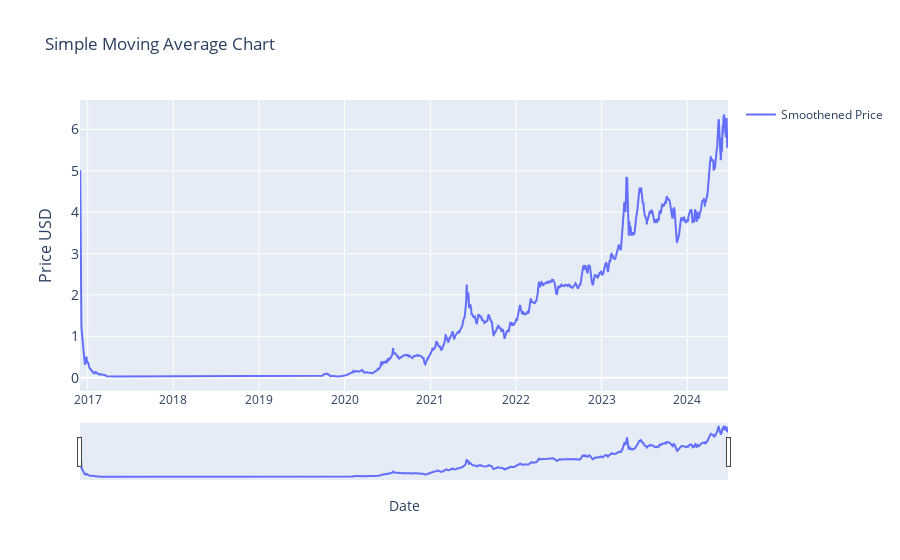

The notebook cell saved with this chart:
### Markdown cell above
### Moving Averages (2)

### Code cell
# # SIMPLE Moving Average (SMA)                            
#  | Part of Moving Averages (2) block


import plotly.graph_objects as go
import pandas as pd
from ipywidgets import interact, DatePicker
import numpy as np

# renames current item to df
df = current_item

# calculates the 7-day moving average. 
# change window = to change period for average.
df['smoothened_price'] = df['price_usd'].rolling(window=2).mean()

# Function to update the graph based on the selected date range
def update_graph(start_date, end_date):
    # Filtering the data based on the date range
    mask = (df.index >= pd.to_datetime(start_date)) & (df.index <= pd.to_datetime(end_date))
    filtered_data = df.loc[mask]

    # Creating the plot
    fig = go.Figure()
    fig.add_trace(go.Scatter(x=filtered_data.index, y=filtered_data['smoothened_price'], mode='lines', name='Smoothened Price'))

    # Formatting
    fig.update_layout(
        title='Simple Moving Average Chart',
        xaxis_title='Date',
        yaxis_title='Price USD',
        yaxis=dict(
            title='Price USD',
            titlefont_size=16,
            tickfont_size=14,
        ),
        xaxis=dict(  # Added lines for range slider
            rangeslider=dict(
                visible=True
            ),
            type="date"
        ),
        showlegend=True

        )

    fig.show()


# Creating interactive widgets for date selection
start_date_picker = DatePicker(description='Start Date', value=current_item.index[0], disabled=False)
end_date_picker = DatePicker(description='End Date', value=current_item.index[-1], disabled=False)

# Display the interactive widget
interact(update_graph, start_date=start_date_picker, end_date=end_date_picker)

### Figure 1 — Plotly figure (JSON) as saved in the notebook; plotly's stock layout.template omitted (floating-point values rounded to 4 significant figures; data arrays with more than 128 entries replaced by an {"elided": "..."} marker saying what was removed)
{"data": [{"mode": "lines", "name": "Smoothened Price", "type": "scatter", "x": {"elided": "3476 str values"}, "y": {"elided": "3476 float values"}}], "layout": {"showlegend": true, "title": {"text": "Simple Moving Average Chart"}, "xaxis": {"rangeslider": {"visible": true}, "title": {"text": "Date"}, "type": "date"}, "yaxis": {"tickfont": {"size": 14}, "title": {"font": {"size": 16}, "text": "Price USD"}}}}
